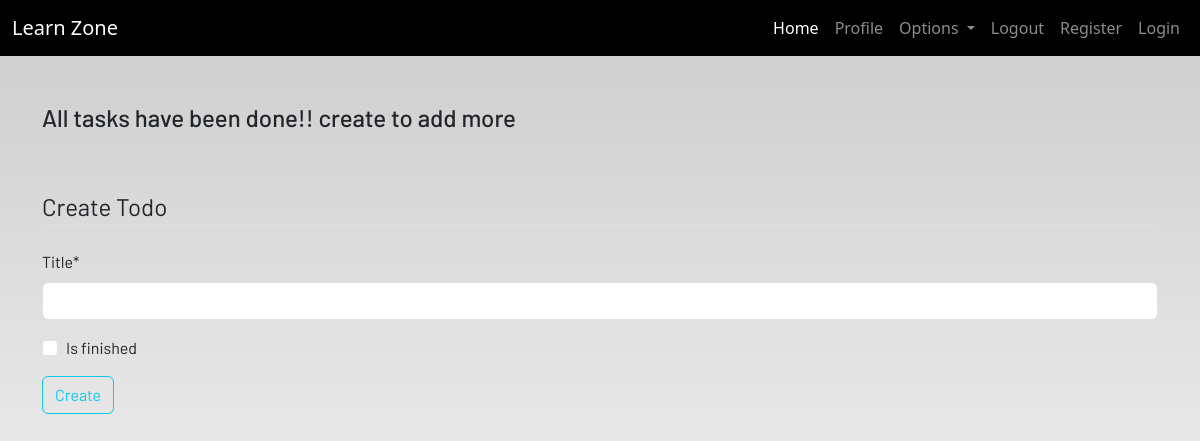
The app's page /todo (signed in), older data.
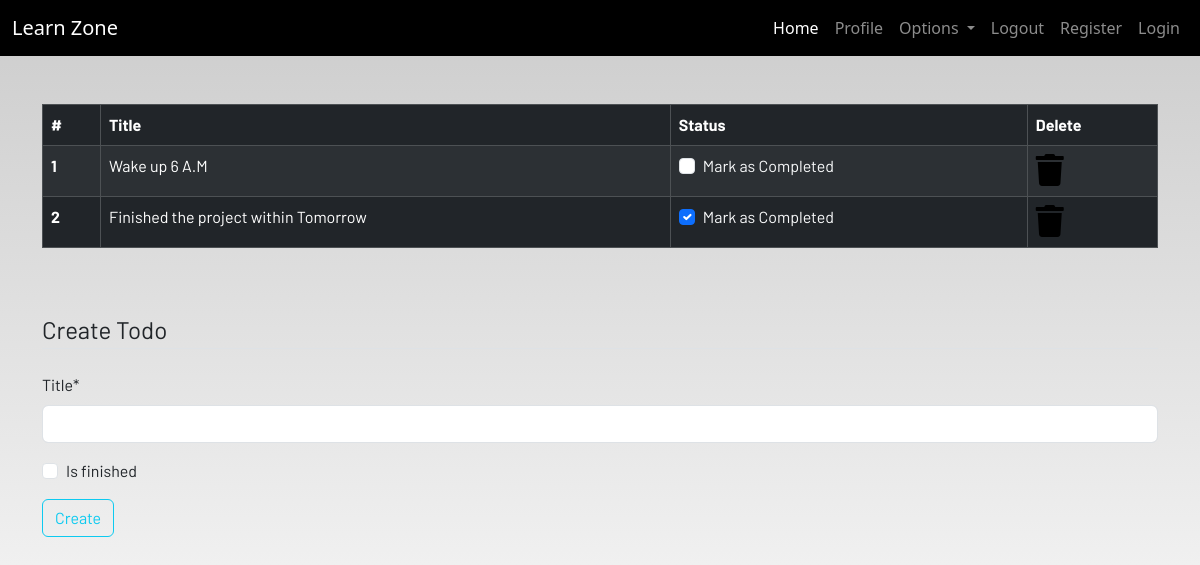
The same page, newer data.
### dashboard/models.py (models this page shows, shortened)
class Todo(models.Model):
     user = models.ForeignKey(User,on_delete=models.CASCADE)
     title = models.CharField(max_length=100)
     is_finished = models.BooleanField(default=False)

### dashboard/views.py (the view)
# urls.py: path('todo',views.todo,name='todo'),
def todo(request):
    if request.method == 'POST':
        form = TodoForm(request.POST)
        if form.is_valid():
            try:
                finished = request.POST['is_finished']
                if finished == 'on':
                    finished = True
                else:
                    finished = False
            except:
                finished = False
            todos = Todo(
                user = request.user,
                title = request.POST['title'],
                is_finished = finished
            )
            todos.save()
            messages.success(request, f"Todo added from {request.user.username}")
    else:
        form = TodoForm()
    todo = Todo.objects.filter(user = request.user)
    if len(todo) == 0:
        todos_done = True
    else:
        todos_done = False
    context = {
        'form':form,
        'todos':todo,
        'todos_done':todos_done
    }
    return render(request, 'dashboard/todo.html',context)

### dashboard/forms.py
class TodoForm(forms.ModelForm):
    class Meta:
        model = Todo
        fields = ['title', 'is_finished']
        exclude = ['field_to_exclude']

### dashboard/templates/dashboard/todo.html (shortened to what this page needs)
{% extends 'dashboard/base.html' %}
{% load static %}
{% load crispy_forms_tags %}
{% block content %}
<div class="container">
    {% if not todos_done %}
    <table class="table table-striped table-bordered table-hover table-dark">
        <thead>
            <tr>
                <th scope="col">#</th>
                <th scope="col">Title</th>
                <th scope="col">Status</th>
                <th scope="col">Delete</th>
            </tr>
        </thead>
        <tbody>
            {% for todo in todos %}
            <tr>
                <th scope="row">{{forloop.counter}}</th>
                <td>{{todo.title}}</td>
                <td>
                    <a href="{% url 'update-todo' todo.id %}">
                        <div class="form-check">
                            {% if todo.is_finished %}
                            <input class="form-check-input" type="checkbox" value="" checked>
                            {% else %}
                              <input class="form-check-input" type="checkbox" value="">
                            {% endif %}
                            <label class="form-check-label text-light" for="flexCheckDefault">
                                Mark as Completed
                            </label>
                        </div>
                    </a>
                </td>
                <td><a href="{% url 'delete-todo' todo.id %}"><i class="fa fa-trash fa-2x"></i></a></td>
            </tr>
            {% endfor %}
        </tbody>
    </table>
    {% else %}
    <h4>All tasks have been done!! create to add more</h4>
    {% endif %}
</div><br><br>
<div class="container">
    <form method="POST">
        <fieldset class="form-group">
            <legend class="border-bottom mb-4">Create Todo</legend>
          {{ form|crispy }}
        </fieldset>
        <div class="form-group">
            <button href="" class="btn btn-outline-info" type="submit">
                Create
            </button>
        </div>
    </form>
</div>
{% endblock content %}

Row changes from the older to the newer data that the page shows:
added Todo: title "Wake up 6 A.M"
added Todo: title "Finished the project within Tomorrow"
Text that changed along with them:
text no longer shown: "All tasks have been done!! create to add more"
text now shown: "# Title Status Delete"
